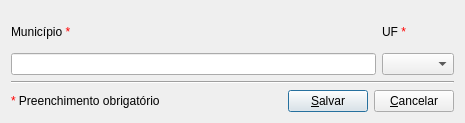
<?xml version="1.0" encoding="UTF-8"?>
<ui version="4.0">
 <class>municipios_cad</class>
 <widget class="QDialog" name="municipios_cad">
  <property name="geometry">
   <rect>
    <x>0</x>
    <y>0</y>
    <width>465</width>
    <height>123</height>
   </rect>
  </property>
  <property name="windowTitle">
   <string>Municípios</string>
  </property>
  <property name="windowIcon">
   <iconset resource="resources.qrc">
    <normaloff>:/icons/municipios.png</normaloff>:/icons/municipios.png</iconset>
  </property>
  <layout class="QVBoxLayout" name="verticalLayout_3">
   <item>
    <layout class="QHBoxLayout" name="horizontalLayout">
     <item>
      <layout class="QVBoxLayout" name="verticalLayout_2">
       <property name="spacing">
        <number>0</number>
       </property>
       <item>
        <widget class="QLabel" name="lbMunicipio">
         <property name="text">
          <string>&lt;html&gt;&lt;head/&gt;&lt;body&gt;&lt;p&gt;Município &lt;span style=&quot; color:#ff0000;&quot;&gt;*&lt;/span&gt;&lt;/p&gt;&lt;/body&gt;&lt;/html&gt;</string>
         </property>
        </widget>
       </item>
       <item>
        <widget class="QLineEdit" name="leMunicipio"/>
       </item>
      </layout>
     </item>
     <item>
      <layout class="QVBoxLayout" name="verticalLayout">
       <property name="spacing">
        <number>0</number>
       </property>
       <item>
        <widget class="QLabel" name="lbUF">
         <property name="text">
          <string>&lt;html&gt;&lt;head/&gt;&lt;body&gt;&lt;p&gt;UF &lt;span style=&quot; color:#ff0000;&quot;&gt;*&lt;/span&gt;&lt;/p&gt;&lt;/body&gt;&lt;/html&gt;</string>
         </property>
        </widget>
       </item>
       <item>
        <widget class="QComboBox" name="cbUF"/>
       </item>
      </layout>
     </item>
    </layout>
   </item>
   <item>
    <widget class="Line" name="line">
     <property name="orientation">
      <enum>Qt::Horizontal</enum>
     </property>
    </widget>
   </item>
   <item>
    <layout class="QHBoxLayout" name="horizontalLayout_3">
     <item>
      <widget class="QLabel" name="label">
       <property name="text">
        <string>&lt;html&gt;&lt;head/&gt;&lt;body&gt;&lt;p&gt;&lt;span style=&quot; color:#ff0000;&quot;&gt;*&lt;/span&gt;&lt;span style=&quot; color:#000000;&quot;&gt; Preenchimento obrigatório&lt;/span&gt;&lt;/p&gt;&lt;/body&gt;&lt;/html&gt;</string>
       </property>
      </widget>
     </item>
     <item>
      <spacer name="horizontalSpacer">
       <property name="orientation">
        <enum>Qt::Horizontal</enum>
       </property>
       <property name="sizeHint" stdset="0">
        <size>
         <width>40</width>
         <height>20</height>
        </size>
       </property>
      </spacer>
     </item>
     <item>
      <widget class="QPushButton" name="pbSalvar">
       <property name="text">
        <string>&amp;Salvar</string>
       </property>
       <property name="icon">
        <iconset resource="resources.qrc">
         <normaloff>:/icons/salvar.png</normaloff>:/icons/salvar.png</iconset>
       </property>
      </widget>
     </item>
     <item>
      <widget class="QPushButton" name="pbCancelar">
       <property name="text">
        <string>&amp;Cancelar</string>
       </property>
       <property name="icon">
        <iconset resource="resources.qrc">
         <normaloff>:/icons/fechar.png</normaloff>:/icons/fechar.png</iconset>
       </property>
      </widget>
     </item>
    </layout>
   </item>
  </layout>
 </widget>
 <resources>
  <include location="resources.qrc"/>
 </resources>
 <connections/>
</ui>
